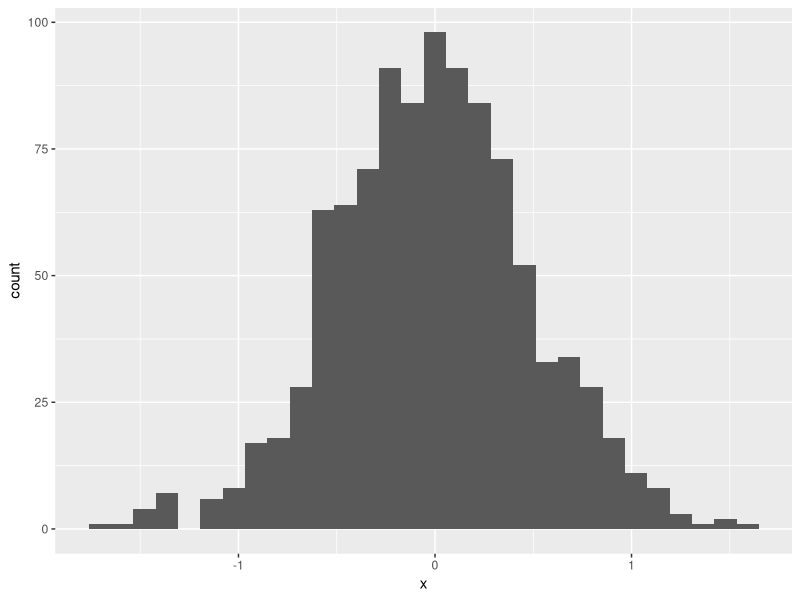
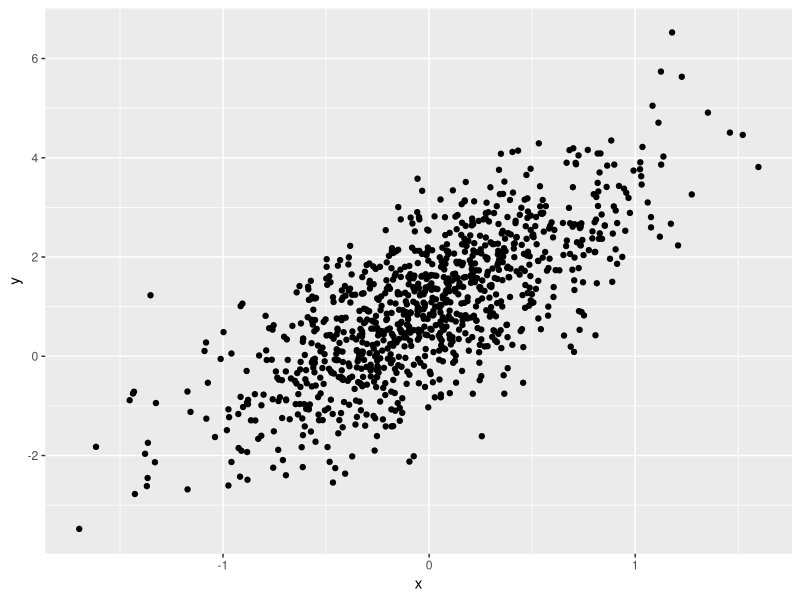
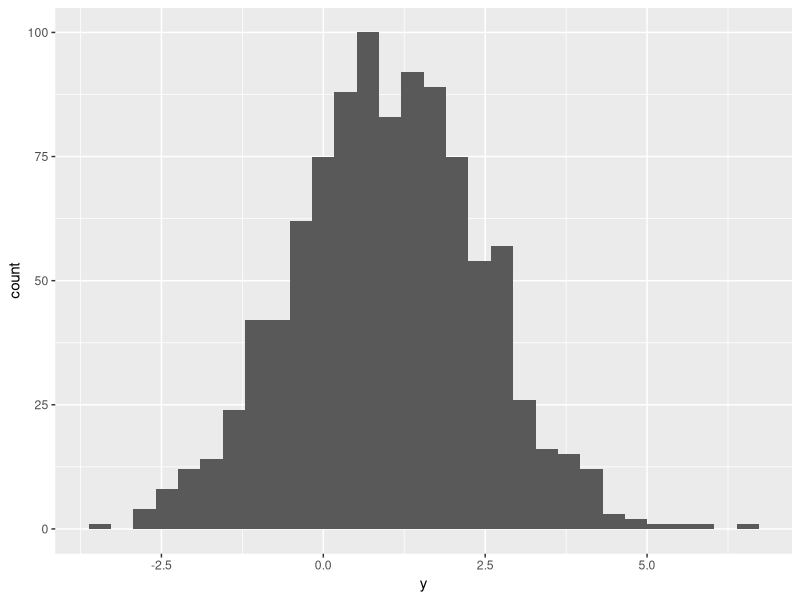

R code for these plots, in order:
## ---- chunk 1
library(tidyverse)
## ---- chunk 2
set.seed(1234)

plot_df = tibble(
  x = rnorm(1000, sd = .5),
  y = 1 + 2 * x + rnorm(1000)
)
## ---- chunk 3
ggplot(plot_df, aes(x = x)) + geom_histogram()
## ---- chunk 4
ggplot(plot_df, aes(x = x, y = y)) + geom_point()
## ---- chunk 5
ggplot(plot_df, aes(x = y)) + geom_histogram()
## ---- chunk 6
samp = rnorm(100)
length(samp)
